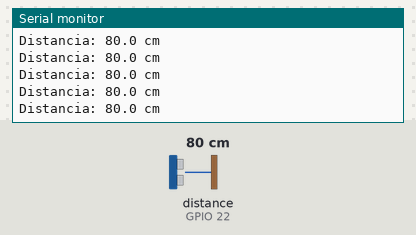
This sketch was run on a simulated ESP32. Shown: the last lines printed to the serial monitor. Wiring (inferred from the names in the program): ultrasonic range finder: trigger GPIO 23; echo GPIO 22. Inputs (shaded band) come from the test bench; at power-on: distance to the obstacle (sensor on GPIO 22) 80 cm. The echo pulse lasts 58.3 µs per cm.

Above: at 1.2 s.
1.3 s: distance to the obstacle (sensor on GPIO 22) set to 2 cm
At 1.34 s:
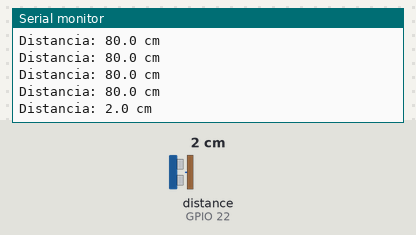
2.8 s: distance to the obstacle (sensor on GPIO 22) set to 4 cm
At 2.81 s:
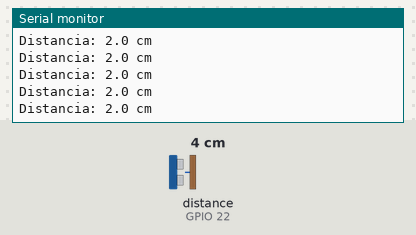
Timing chart, 0 to 5.8 s (numbered marks = the images above; inputs shaded):
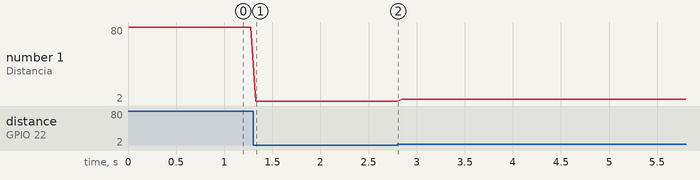

Measured:
- after the input at 1.3 s, the serial monitor: prints a new line at once (image 1)
- plotted number 1: 80 → 2 after the input at 1.3 s, 2 → 4 after the input at 2.8 s

The sketch:

ultrasonic.ino
```cpp
// ESP32 - Sensor Ultrasónico HC-SR04
// Trigger: GPIO 23 | Echo: GPIO 22

#define TRIGGER_PIN 23
#define ECHO_PIN    22

void setup() {
  Serial.begin(115200);
  pinMode(TRIGGER_PIN, OUTPUT);
  pinMode(ECHO_PIN, INPUT);
  Serial.println("Sensor ultrasónico listo...");
}

float medirDistancia() {
  digitalWrite(TRIGGER_PIN, LOW);
  delayMicroseconds(2);

  digitalWrite(TRIGGER_PIN, HIGH);
  delayMicroseconds(10);
  digitalWrite(TRIGGER_PIN, LOW);

  long duracion = pulseIn(ECHO_PIN, HIGH, 30000);

  if (duracion == 0) return -1;

  float distancia = duracion * 0.0343 / 2.0;
  return distancia;
}

void loop() {
  float distancia = medirDistancia();

  if (distancia < 0) {
    Serial.println("Fuera de rango o sin objeto detectado");
  } else {
    Serial.print("Distancia: ");
    Serial.print(distancia, 1);
    Serial.println(" cm");
  }

  delay(50);
}
```
